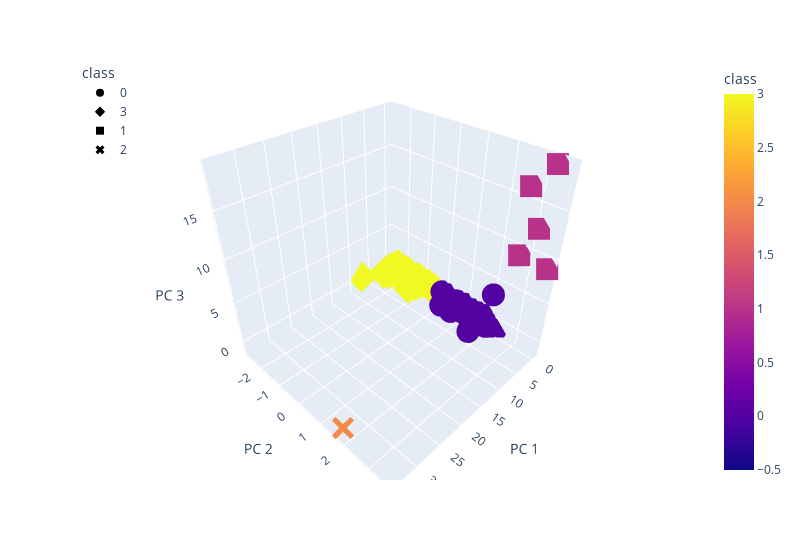

Write notebook code for a chart like this one.
### Markdown cell above
### Deliverable 4: Visualizing Cryptocurrencies Results

#### 3D-Scatter with Clusters

### Code cell
# Creating a 3D-Scatter with the PCA data and the clusters
import plotly.express as px

fig = px.scatter_3d(
  clustered_df,
  hover_name="CoinName",
  hover_data=["Algorithm"],
  x="PC 1",
  y="PC 2",
  z="PC 3",
  color="class",
  symbol="class",
  width=800,
)
fig.update_layout(legend=dict(x=0, y=1))
fig.show()

### Figure 1 — Plotly figure (JSON) as saved in the notebook; plotly's stock layout.template omitted (floating-point values rounded to 4 significant figures; data arrays with more than 128 entries replaced by an {"elided": "..."} marker saying what was removed)
{"data": [{"customdata": {"elided": "288x1 str values"}, "hovertemplate": "<b>%{hovertext}</b><br><br>class=%{marker.color}<br>PC 1=%{x}<br>PC 2=%{y}<br>PC 3=%{z}<br>Algorithm=%{customdata[0]}<extra></extra>", "hovertext": {"elided": "288 str values"}, "legendgroup": "0", "marker": {"color": {"elided": "288 int values"}, "coloraxis": "coloraxis", "symbol": "circle"}, "mode": "markers", "name": "0", "scene": "scene", "showlegend": true, "type": "scatter3d", "x": {"elided": "288 float values"}, "y": {"elided": "288 float values"}, "z": {"elided": "288 float values"}}, {"customdata": {"elided": "238x1 str values"}, "hovertemplate": "<b>%{hovertext}</b><br><br>class=%{marker.color}<br>PC 1=%{x}<br>PC 2=%{y}<br>PC 3=%{z}<br>Algorithm=%{customdata[0]}<extra></extra>", "hovertext": {"elided": "238 str values"}, "legendgroup": "3", "marker": {"color": {"elided": "238 int values"}, "coloraxis": "coloraxis", "symbol": "diamond"}, "mode": "markers", "name": "3", "scene": "scene", "showlegend": true, "type": "scatter3d", "x": {"elided": "238 float values"}, "y": {"elided": "238 float values"}, "z": {"elided": "238 float values"}}, {"customdata": [["Proof-of-BibleHash"], ["SHA-256 + Hive"], ["Proof-of-Authority"], ["ECC 256K1"], ["Leased POS"]], "hovertemplate": "<b>%{hovertext}</b><br><br>class=%{marker.color}<br>PC 1=%{x}<br>PC 2=%{y}<br>PC 3=%{z}<br>Algorithm=%{customdata[0]}<extra></extra>", "hovertext": ["BiblePay", "LitecoinCash", "Poa Network", "Acute Angle Cloud", "Waves"], "legendgroup": "1", "marker": {"color": [1, 1, 1, 1, 1], "coloraxis": "coloraxis", "symbol": "square"}, "mode": "markers", "name": "1", "scene": "scene", "showlegend": true, "type": "scatter3d", "x": [-0.2068, -0.313, -0.4055, -0.4287, -0.4412], "y": [2.706, 2.692, 3.322, 3.634, 3.145], "z": [9.314, 16.4, 19.03, 9.111, 12.72]}, {"customdata": [["TRC10"]], "hovertemplate": "<b>%{hovertext}</b><br><br>class=%{marker.color}<br>PC 1=%{x}<br>PC 2=%{y}<br>PC 3=%{z}<br>Algorithm=%{customdata[0]}<extra></extra>", "hovertext": ["BitTorrent"], "legendgroup": "2", "marker": {"color": [2], "coloraxis": "coloraxis", "symbol": "x"}, "mode": "markers", "name": "2", "scene": "scene", "showlegend": true, "type": "scatter3d", "x": [34.07], "y": [1.787], "z": [-0.4963]}], "layout": {"coloraxis": {"colorbar": {"title": {"text": "class"}}, "colorscale": [[0, "#0d0887"], [0.1111, "#46039f"], [0.2222, "#7201a8"], [0.3333, "#9c179e"], [0.4444, "#bd3786"], [0.5556, "#d8576b"], [0.6667, "#ed7953"], [0.7778, "#fb9f3a"], [0.8889, "#fdca26"], [1, "#f0f921"]]}, "legend": {"title": {"text": "class"}, "tracegroupgap": 0, "x": 0, "y": 1}, "margin": {"t": 60}, "scene": {"domain": {"x": [0, 1], "y": [0, 1]}, "xaxis": {"title": {"text": "PC 1"}}, "yaxis": {"title": {"text": "PC 2"}}, "zaxis": {"title": {"text": "PC 3"}}}, "width": 800}}
